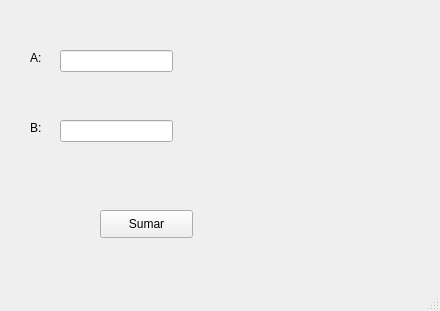
<?xml version="1.0" encoding="UTF-8"?>
<ui version="4.0">
 <class>MainWindow</class>
 <widget class="QMainWindow" name="MainWindow">
  <property name="geometry">
   <rect>
    <x>0</x>
    <y>0</y>
    <width>440</width>
    <height>311</height>
   </rect>
  </property>
  <property name="windowTitle">
   <string>MainWindow</string>
  </property>
  <widget class="QWidget" name="centralwidget">
   <widget class="QLabel" name="label">
    <property name="geometry">
     <rect>
      <x>30</x>
      <y>50</y>
      <width>55</width>
      <height>16</height>
     </rect>
    </property>
    <property name="text">
     <string>A:</string>
    </property>
   </widget>
   <widget class="QLabel" name="label_2">
    <property name="geometry">
     <rect>
      <x>30</x>
      <y>120</y>
      <width>55</width>
      <height>16</height>
     </rect>
    </property>
    <property name="text">
     <string>B:</string>
    </property>
   </widget>
   <widget class="QLineEdit" name="txt_A">
    <property name="geometry">
     <rect>
      <x>60</x>
      <y>50</y>
      <width>113</width>
      <height>22</height>
     </rect>
    </property>
   </widget>
   <widget class="QLineEdit" name="txt_b">
    <property name="geometry">
     <rect>
      <x>60</x>
      <y>120</y>
      <width>113</width>
      <height>22</height>
     </rect>
    </property>
   </widget>
   <widget class="QPushButton" name="btn_sumar">
    <property name="geometry">
     <rect>
      <x>100</x>
      <y>210</y>
      <width>93</width>
      <height>28</height>
     </rect>
    </property>
    <property name="text">
     <string>Sumar</string>
    </property>
   </widget>
  </widget>
  <widget class="QMenuBar" name="menubar">
   <property name="geometry">
    <rect>
     <x>0</x>
     <y>0</y>
     <width>440</width>
     <height>26</height>
    </rect>
   </property>
  </widget>
  <widget class="QStatusBar" name="statusbar"/>
 </widget>
 <resources/>
 <connections/>
</ui>
